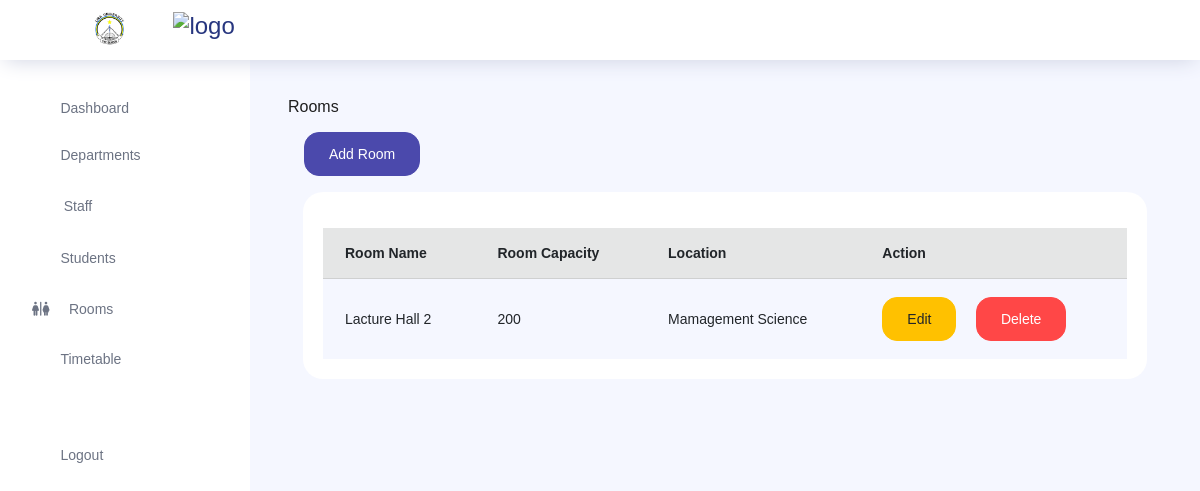
/room/, run on an earlier commit of the app's database.
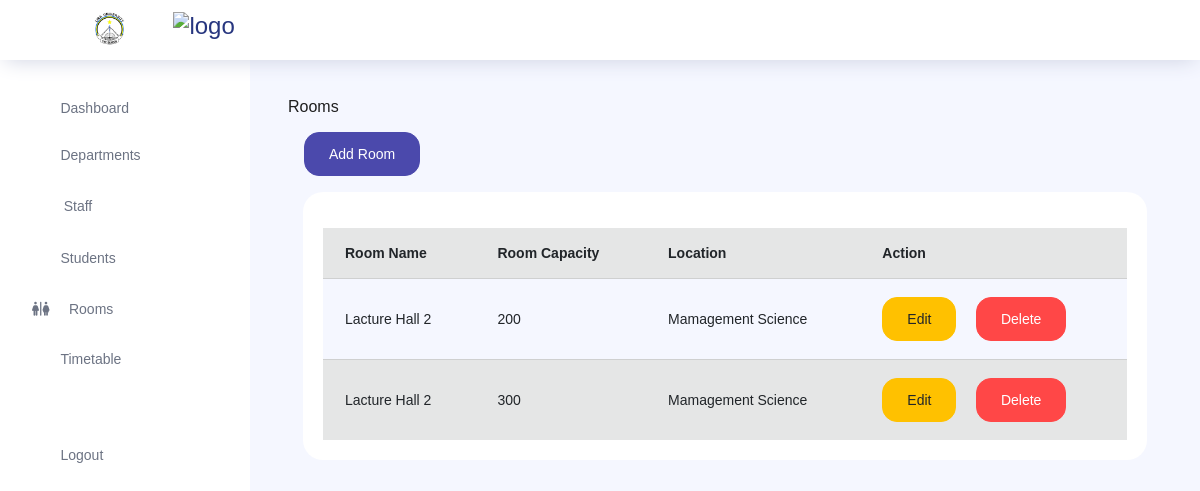
And on a later commit of the database.
### store/models.py (models this page shows, shortened)
class Room(models.Model):
    room_name = models.CharField(max_length=50)
    capacity = models.PositiveIntegerField()
    location = models.CharField(max_length=100)

### core/views.py (the view, shortened to what this page needs)
# urls.py: path('room/', views.rooms, name='room'),
def rooms(request):
    rooms = Room.objects.all()
    context = {
        'rooms':rooms,
    }
    return render(request, 'core/room.html', context)

### templates/core/room.html (shortened to what this page needs)
{% extends 'core/layout.html'%} {% block content %} Rooms
<br />
<a href="#" class="btn btn-primary m-3" data-toggle="modal" data-target="#addRoom">Add Room</a>
<div class="col-lg-12 grid-margin stretch-card">
  <div class="card">
    <div class="card-body">
      <div class="table-responsive pt-3">
        <table class="table table-secondary table-striped">
          <thead>
            <tr>
              <th>
                Room Name
              </th>
              <th>
                Room Capacity
              </th>
              <th>
                Location
              </th>
              <th>
                Action
              </th>
            </tr>
          </thead>
          <tbody>
            {% for r in rooms %}
            <tr>
              <td>
                {{r.room_name}}
              </td>
              <td>
                {{r.capacity}}
              </td>
              <td>
                {{r.location}}
              </td>
              <td>
                <a href="#" data-toggle="modal" data-target="#editRoom{{ r.id }}"
                  class="btn btn-warning">Edit</a>&nbsp;&nbsp;&nbsp;&nbsp;
                <a href="{% url 'core:deleteRoom' pk=r.id%}" onclick="return(confirm('Are you sure you want to delete this room?'))"
                  class="btn btn-danger">Delete</a>
              </td>
            </tr>
            {%endfor%}
          </tbody>
        </table>
      </div>
    </div>
  </div>
</div>
{%endblock%}

What changed in the data, as far as the page shows it:
added Room: room_name "Lacture Hall 2", capacity "300", location "Mamagement Science"
